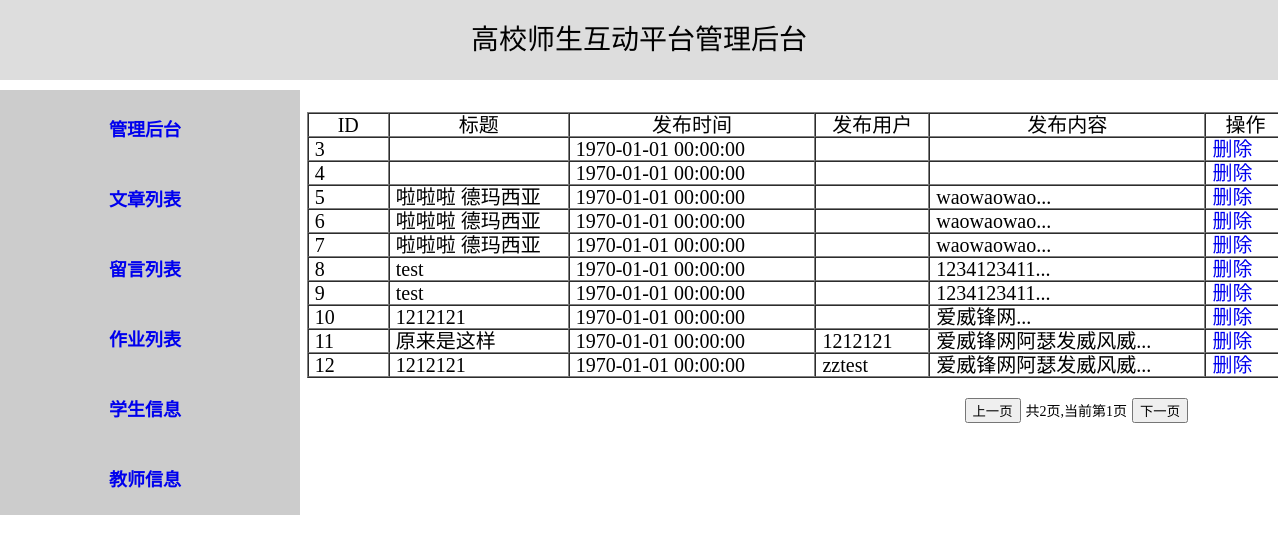
The app's page /manage/audit.php, older data.
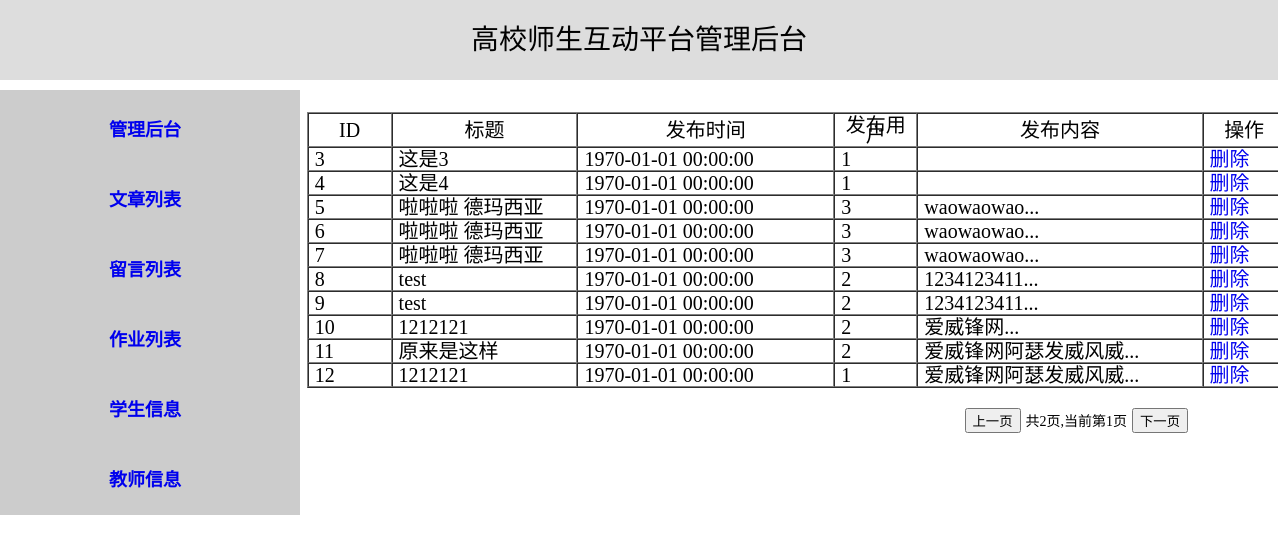
The same page, newer data.
### tables this page shows
CREATE TABLE `tb_paragraph` (
  `para_id` int(11) NOT NULL AUTO_INCREMENT,
  `para_content` varchar(10000) NOT NULL,
  `para_publish` int(20) DEFAULT NULL COMMENT '发布时间',
  `para_title` varchar(255) NOT NULL,
  `para_kind` varchar(255) DEFAULT NULL,
  `para_video` varchar(255) DEFAULT NULL,
  `para_picture` varchar(255) DEFAULT NULL,
  `account` varchar(255) DEFAULT NULL,
  `count_read` int(10) DEFAULT '0',
  `count_send` int(10) DEFAULT '0',
  `count_discuss` int(10) DEFAULT '0',
  `type` varchar(10) DEFAULT NULL,
  PRIMARY KEY (`para_id`)
);

### sys/connect.class.php (called while the page is built, shortened)
<?php
	class connect{
		private $con;
		public function __construct(){
			$this->con = mysqli_connect(HOST,USERNAME,PASSWORD,DB);
			mysqli_query($this->con, "set character set 'utf8'");
			mysqli_query($this->con, "set names 'utf8'");
		}
		public function select($tablename,$where_column=null,$where=null,$order_by=null,$sort=null,$start=null,$limit=null){
			mysqli_query($this->con, "set character set 'utf8'");
			mysqli_query($this->con, "set names 'utf8'");
			if($where_column == null && $where == null && $start == null && $limit == null && $order_by == null && $sort ==null){
				$query = "SELECT * FROM $tablename";
			}else if($where_column != null && $where != null && $start != null && $limit != null && $order_by != null && $sort != null){
				$query = "SELECT * FROM $tablename WHERE $where_column='".$where."' ORDER BY $order_by $sort LIMIT $start,$limit ";
			}else if($where_column != null && $where != null && $start != null && $limit != null){
				$query = "SELECT * FROM $tablename WHERE $where_column='".$where."' LIMIT $start,$limit";
			}else if($where_column != null && $where != null && $order_by != null && $sort != null){
				$query = "SELECT * FROM $tablename WHERE $where_column='".$where."' $order_by $sort ";
			}else if($where_column != null && $where != null){
				$query = "SELECT * FROM $tablename WHERE $where_column='".$where."' ";
			}else if($start != null && $limit != null){
				$query = "SELECT * FROM $tablename LIMIT $start,$limit";
			}else if($order_by != null && $sort != null){
				$query = "SELECT * FROM $tablename ORDER BY $order_by $sort";
			}
			$result = mysqli_query($this->con,$query);
			$arr_length = mysqli_affected_rows($this->con);
			$row = array();
			for($i=0;$i<$arr_length;$i++){
				$row[] = mysqli_fetch_assoc($result);
			}
			return $row;
		}
		public function num_rows($tablename){
			$query = "SELECT COUNT(*) FROM $tablename";
			$result = mysqli_query($this->con,$query);
			$num_rows = mysqli_fetch_array($result);
			return $num_rows[0];
		}
	}
?>

### public/manage/audit.php (the view, shortened to what this page needs)
<?php
	require_once('../../sys/connect.class.php');
?>
<!doctype html>
<html>
	<head>
		<link rel="stylesheet" href="../css/manage.css" type="text/css">
	</head>
	<body>
		<div id="header">高校师生互动平台管理后台</div>
		<div id="row">
			<div id="side">
				<ul>
					<li><a href="welcome.php">管理后台</a></li>
					<li><a href="javascript:void(0);" onclick="audit(this);">文章列表</a></li>
					<li><a href="message.php">留言列表</a></li>
					<li><a href="homework.php">作业列表</a></li>
					<li><a href="student.php">学生信息</a></li>
					<li><a href="teacher.php">教师信息</a></li>
				</ul>
			</div>
		</div>
		<div id="content-side">
			<div id="audit" class="show">
				<table border="1" width="980" height="60" cellspacing="0" cellpadding="6">
					<thead>
						<tr>
							<td>ID</td>
							<td>标题</td>
							<td>发布时间</td>
							<td>发布用户</td>
							<td>发布内容</td>
							<td>操作</td>
						</tr>
					</thead>
					<tbody>
						<?php
							$flag = false;
							if(isset($_GET['page'])){
								$page = $_GET['page'];
							}else{
								$page = 1;
							}
							if(!$flag){
								$con = new connect();
								$num_rows = $con->num_rows('tb_paragraph');
								if($num_rows > 1){
									$total_page = ceil($num_rows/10);
									if($page > $total_page) {
										$page = $total_page;
										$limit = ($page-1)*10;
									}else{
										$limit = ($page-1)*10;
									}
									$result = $con->select('tb_paragraph','','','','',"$limit",'10');
								}
							}
							foreach($result as $key=>$row){
								echo "<tr>";
								echo "<td width='160' align='left'>".$row['para_id']."</td>";
								echo "<td width='360' align='left'>".mb_substr($row['para_title'],0,10,'utf-8')."</td>";
								echo "<td width='560' align='left'>".date('Y-m-d H:i:s',$row['para_publish'])."</td>";
								echo "<td width='160' align='left'>".$row['account']."</td>";
								if($row['para_content'] == ''){
									echo "<td width='560' align='left'>".$row['para_content']."</td>";
								}else{
									echo "<td width='560' align='left'>".mb_substr($row['para_content'],0,10,'utf8').'...'."</td>";
								}
								echo "<td width='160' align='left'><a class=\"del\" href='javascript:void(0);'>删除<span style = \"display:none\">".$row['para_id']."</span></a></td>";
								echo "</tr>";
							}
						?>
					</tbody>
				</table>
				<div id="page">
					<button type="bottom" id="last-page" onclick="prev();">上一页</button>
					<p>共<?php echo $total_page; ?>页,当前第<?php echo $page; ?>页</p>
					<button type="bottom" id="first-page" onclick="next();">下一页</button>
				</div>
			</div>
		</div>
	</body>
</html>

Row changes from the older to the newer data that the page shows:
changed tb_paragraph id 3: para_title (not shown) → "这是3"; account (not shown) → "1"
changed tb_paragraph id 4: para_title (not shown) → "这是4"; account (not shown) → "1"
changed tb_paragraph id 5: account (not shown) → "3"
changed tb_paragraph id 6: account (not shown) → "3"
changed tb_paragraph id 7: account (not shown) → "3"
changed tb_paragraph id 8: account (not shown) → "2"
changed tb_paragraph id 9: account (not shown) → "2"
changed tb_paragraph "爱威锋网": account (not shown) → "2"
changed tb_paragraph "原来是这样": account "1212121" → "2"
changed tb_paragraph id 12: account "zztest" → "1"
